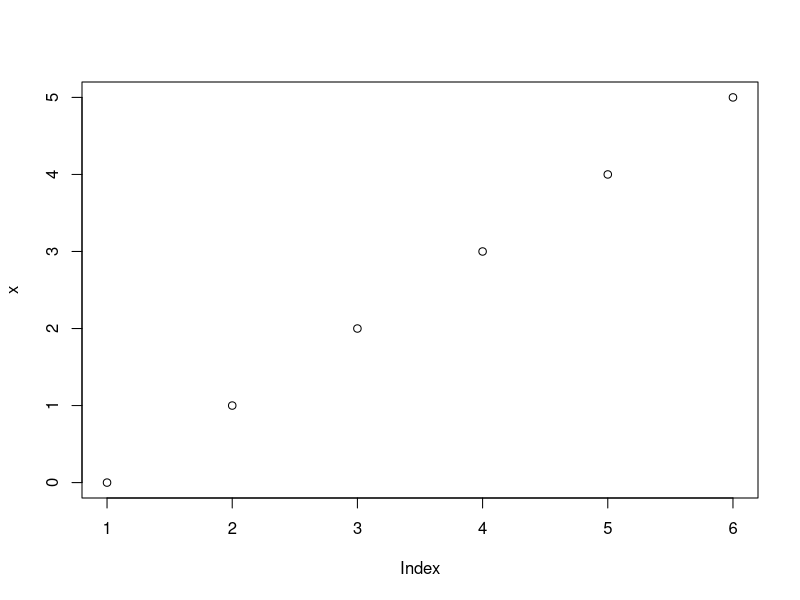
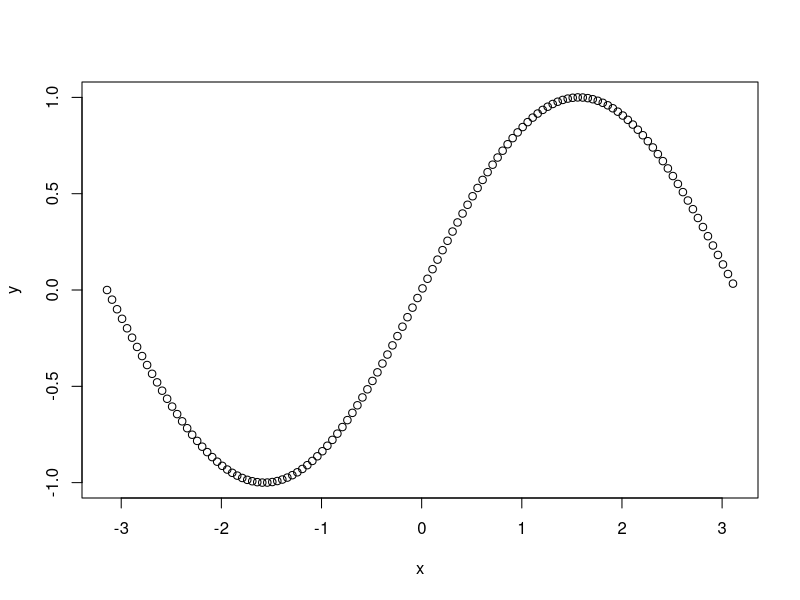
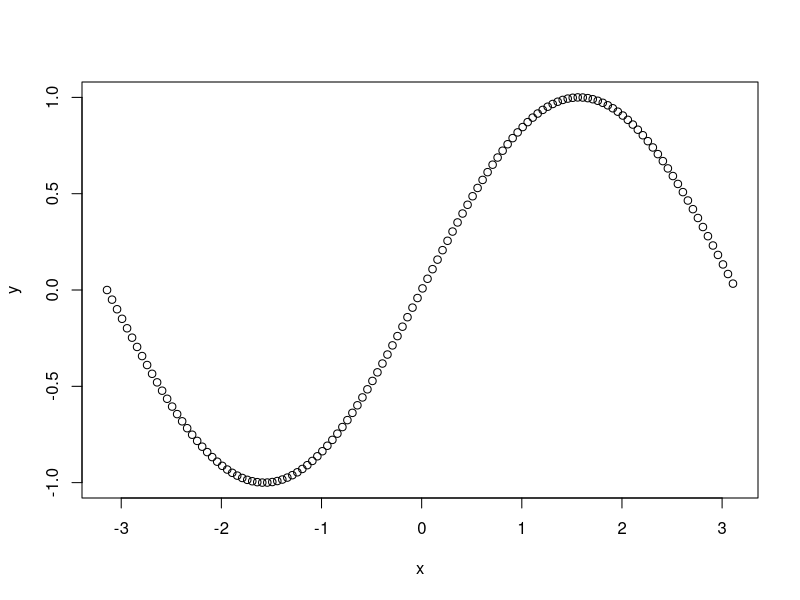

Write R code to recreate these figures, in order.
## Vectores
 
# Los vectores son una de las unidades básicas de trabajo en R y muchos de los
# métodos de trabajo con este tipo de objetos se aplica para otras clases de
# objetos. Por ejemplo, casi todos los objetos pueden ser indexados usando [ ].
 
# Un vector es una colección de uno o más objetos del mismo tipo (e.g. 
# caracteres, números); esta es una restricción importante a la hora de crear
# un vector, como veremos más adelante.

# Esta característica hace que se los denomine "vectores atómicos" (atomic
# vectors).

# Un vector no tiene dimensión en R, más allá de que en álgebra se considera que
# los vectores tienen dimensión 1. Es decir, en R y a diferencia de otros 
# lenguajes como Matlab u Octave, los vectores no son fila o columna, si no 
# que simplemente son una secuencia de valores. Esto se refleja en el hecho de 
# que al consultar por la dimensión de un vector, con el siguiente comando:
dim(1:10)
# El resultado es simplemente NULL, es decir, no tiene una dimensión asociada.
 
# Existen varias formas de hacer un vector en R. Ya vimos el uso del operador 
# : en el ejemplo anterior y en otros casos. De esta forma se pueden crear 
# secuencias de números enteros fácil y rápidamente. Algunos ejemplos son:
0:10  # secuencia del 0 al 10
10:-5 # secuencia del 10 al -5

# Hay que tener un poco de cuidado siempre en la sintaxis, sobre todo cuando 
# uno de los extremos es el resultado de una operación, por ejemplo:
0:10 - 1
# no es lo mismo que
0:(10 - 1)
# El orden en que se evalúan los distintos operadores hace la diferencia. Aquí:
# ":" va primero que la resta ("-"), pero los paréntesis "()" preceden a ambos
# (ver "Orden de precedencia" para más detalles).

# Varios vectores o elementos individuales se pueden concatenar para crear un
# nuevo vector cuyo tamaño es igual a la suma de dichos elementos. Como mencio-
# namos anteriormente, estos elementos deben ser todos del mismo tipo. La
# función "c" se usa para esto:
x <- c(4, 6, 7) # NOTA: En general se recomienda no asignar el nombre 'c' a
                # objetos, para evitar confusiones.

# De manera similar, se pueden concatenar varios vectores:
(x <- c(0:5, 11:16))
(y <- c(pi, 2))
(z <- c(x, y))
# Nótese la cantidad de decimales, debido a la inclusión del valor "pi" en el 
# segundo caso.
 
# En el caso de concatenar objetos de diferentes tipos, R reasigna los elemen-
# tos a la clase apropiada. Por ejemplo si concatenamos elementos numéricos y
# caracteres:
x <- c(4, "papa", 7)
class(x)

# R convierte a todos en character y no a la inversa, ya que es la opción que 
# no se presta a ambigüedades.

# Esta coerción es necesaria para el funcionamiento correcto de R, pero puede
# ser una fuente de errores difíciles de detectar para el usuario que no está
# atento a estos detalles.

# Las clases posibles de los vectores son 5: integer, numeric, character y complex.
# Estos son algunos ejemplos:
x <- 1:5
class(x) # integer (enteros)
x <- seq(11, 15, by=0.1)
class(x) # numeric
x <- c('Gabi', 'Fofó', 'Miliki')
class(x) # character
x <- 1:3 > 1.34
class(x) # logical (valores lógicos, TRUE/FALSE)
x <- 1:4 + 1i
class(x) # complex

# Una función práctica es rep, la cual sirve para repetir n veces un valor o un 
# vector. Por ejemplo el siguiente comando
rep('char', 5)

# genera un vector character con 5 repeticiones de la palabra 'char'. De forma 
# similar, si el primer argumento es un vector, va a estar repetido n veces, y 
# esta repetición puede tener algunas variantes:
rep(c(5, 7, 2), 3)
rep(c(5, 7, 2), each=3)
# Nótese las diferencias en las salidas. Vea la ayuda de R para ver en 
# profundidad el funcionamiento de rep.

# La función "seq" sirve para generar secuencias de valores con mayor flexibilidad que 
# el operador :. Por ejemplo, para generar secuencias de valores entre 0 y 1, 
# cuyos valores consecutivos tengan una diferencia de 0.05, podemos correr:
seq(0, 1, by = 0.05)
# el argumento "by" indica la diferencia que queremos. Alternativamente, 
# podemos estar interesados en especificar el largo final del vector y que R 
# simplemente, calcule automáticamente la diferencia entre valores 
# consecutivos. Para esto usamos el argumento length o len:
seq(0, 1, length = 5)
seq(0, 1, len = 5)


## Índices de los vectores

# Los corchetes o paréntesis rectos se utilizan para especificar elementos de 
# los vectores, usando índices, los cuales deben ser números enteros. Si
# queremos acceder a uno o más valores de un vector, usamos índices entre 
# paréntesis rectos [ ]. El valor que pongamos dentro indica la posición del 
# valor requerido en el vector. Es decir, x[i] indica el iésimo valor de x.

# Hagamos un vector 'x':
x <- 5:-2

# Para acceder al segundo valor, ponemos un 2 entre corchetes, luego del 
# nombre del vector:
x[2]

# Por supuesto, podemos guardar este valor en un nuevo objeto:
a <- x[2]
 
# Para acceder a varios valores al mismo tiempo podemos indicar una secuencia
# o concatenar valores con los elementos deseados:
x[1:4]       
x[c(2, 8, 5)]

# De esta forma, cualquier elemento del vector x puede ser seleccionado si 
# usamos los números adecuados. Esta utilidad, utilizada con creatividad es 
# muy poderosa para elaborar análisis sofisticados.

# Nótese además que el orden de los valores que nos devuelve depende de los 
# números usados. Por ejemplo en el caso anterior, el octavo valor de x está 
# en segundo lugar en la salida. Esto se puede usar para invertir el orden de 
# los valores de un vector (aunque también se puede usar 'rev(x)'), por ejemplo:
x[8:1]

# Si usamos un signo de menos, la salida es un vector sin los elementos
# restados. Por ejemplo, para quitar el primer elemento de x:
x[-1]
# O para quitar varios elementos al mismo tiempo, por ejemplo:
a <- x[-(1:4)]
# Nótese el uso de paréntesis para evitar confusiones...
 
# La función 'which' sirve para saber los índices de los elementos del vector
# que cumplen una determinada condición:
a <- which(x > 1)
a
x[a] # Deben ser sólo los elementos de x mayores que 1
 
# A veces usar 'which' es un poco engorroso si queremos hacer cosas simples.
# Una forma alternativa es usar directamente el vector lógico dentro de los
# paréntesis rectos:
x[x > 1]
# Estos son entonces los elementos de "x" que cumplen con la condición (x > 1). 
 
# Los índices también se pueden usar para modificar al vector x. Si 
# utilizamos la flecha podemos asignar al iésimo elemento un nuevo valor, por 
# ejemplo, si queremos que el primer valor sea 8000:
(x[1] <- 8000)

# Usando varios índices podemos también cambiar varios elementos en 
# simultáneo, por ejemplo:
(x[1:3] <- 8000:8002)
(x[c(3, 6)] <- c(55, 66))
 
# NOTA: En RStudio se puede modificar vectores cliqueando el nombre del vector
# en la ventana de workspace (panel 3, arr. der.)
 
## Funciones y vectores
# Al poner un vector dentro de una fórmula, aplica la fórmula a todos los
# elementos independientemente
x <- 0:5
x     # [1] 0 1 2 3 4 5
2 * x # [1] 0 2 4 6 8 10
x ^ 2 # [1] 0 1 4 9 16 25 # acá estamos elevando al cuadrado
y <- x ^ 2 + log(pi / 2) # la fórmula puede ser todo lo compleja que se quiera.
y
# [1] 0.4515827 1.4515827 4.4515827 9.4515827 16.4515827 25.4515827
# ...pero de esta manera se aplica a todo el vector

# Esta capacidad de "vectorizar" funciones u operaciones es muy práctica y 
# siempre vale la pena recordar, ya que puede aumentar la eficiencia de un 
# código dado. En lenguajes que no utilizan estas funcionalidades, suele ser 
# necesario recurrir a loops para hacer las mismas operaciones, lo cual suele 
# ser bastante más engorroso para trabajar.


## Información

# Hay muchas funciones que devuelven 'resúmenes' o estadísticos con información
# acerca del vector al que se están aplicando. Una de las más útiles es 
# length, función que sirve para saber cuántos elementos tiene un vector. 
# Vamos a usar el término "longitud" para este valor:
length(x)  # longitud del vector

# Otras funciones frecuentemente usadas son las siguientes:
sum(x)     # sumatoria
prod(x)    # productoria
mean(x)    # promedio
median(x)  # mediana
sd(x)      # desvío estándar
var(x)     # varianza
summary(x) # resumen del vector, incluye varios valores relevantes (mínimo,
           # máximo, media, mediana, cuartiles)

# En particular summary, que es una función genérica, suele ser muy útil 
# para previsualizar datos. 


## Graficar vectores

# La función plot, también genérica, es muy útil para visualizar los 
# valores de un vector. Usada de la siguiente forma (la más simple):
plot(x)
# grafica los valores de x en el eje vertical y los coloca en el orden que 
# están en el propio vector (nótese que figura la palabra 'index' en el eje 
# horizontal).

# Para plotear dos vectores uno contra el otro, el único requerimiento es que
# tengan la misma cantidad de elementos. Por ejemplo, si creamos los vectores 
# x e y de la siguiente manera:
x <- seq( - pi, pi, by=.05)
y <- sin(x)

# Entonces podemos graficar y en función de x así:
plot(x, y)
# Ahora x está en el eje de las abscisas; x e y tienen que tener la misma
# cantidad de elementos

# Alternativamente se puede utilizar el comando:
plot(y ~ x)
# Aquí el operador "~" o "virgulilla" se puede interpretar literalmente como y 
# "en función de" x (ver la lección de fórmulas, más adelante en el curso).
# Esta forma de presentar la relación entre los vectores es importante para la 
# aplicación de funciones o análisis como las regresiones, por ejemplo.
 
# En definitiva, los vectores son la estructura más básica que tenemos para
# manejar la información en R. Es importante notar que muchos objetos están
# compuestos por vectores: las columnas o filas de una matriz, las variables en
# un data.frame o una lista, etc. Para trabajar con R es necesario comprender
# cómo los vectores trabajan con operadores y funciones, y buscar aprovechar las
# facilidades de la vectorización cada vez que se pueda, ya que acortan mucho el
# tiempo de cálculo frente a otras alternativas.
